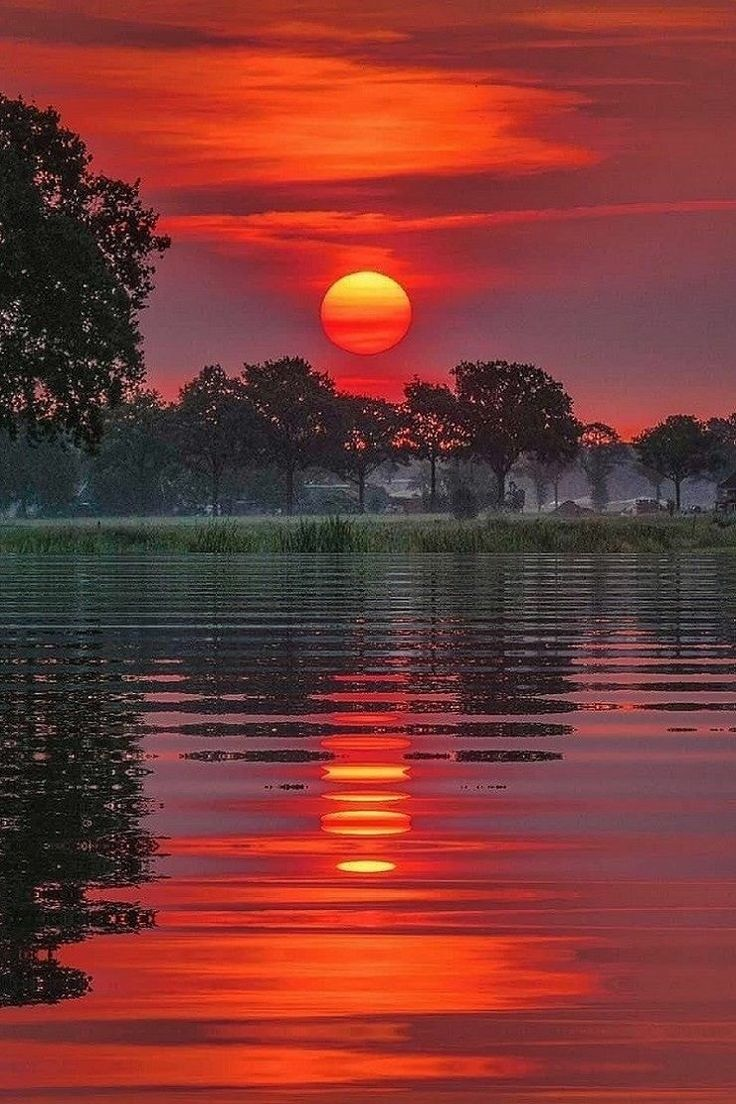
#> input picture goruntu işleme/indir.jpeg, 736 x 1104 px
$ python 4-Sobel.py
#> lines starting #> are read from the running program, lines starting #| are printed output that depends on the picture
import os
import numpy as np
from PIL import Image
import matplotlib.pyplot as plt

def apply_sobel_filter(image):
    sobel_x = np.array([[-1, 0, 1], [-2, 0, 2], [-1, 0, 1]])
    sobel_y = np.array([[-1, -2, -1], [0, 0, 0], [1, 2, 1]])
    padded_image = np.pad(image, 1, mode='constant')

    sobel_x_img = np.zeros_like(image)
    sobel_y_img = np.zeros_like(image)

    for i in range(image.shape[0]):
        for j in range(image.shape[1]):
            region = padded_image[i:i+3, j:j+3]
            sobel_x_img[i, j] = np.sum(region * sobel_x)
            sobel_y_img[i, j] = np.sum(region * sobel_y)

    return np.sqrt(sobel_x_img**2 + sobel_y_img**2)

image_path = "indir.jpeg"

if os.path.exists(image_path):
    image = np.array(Image.open(image_path).convert("L"))
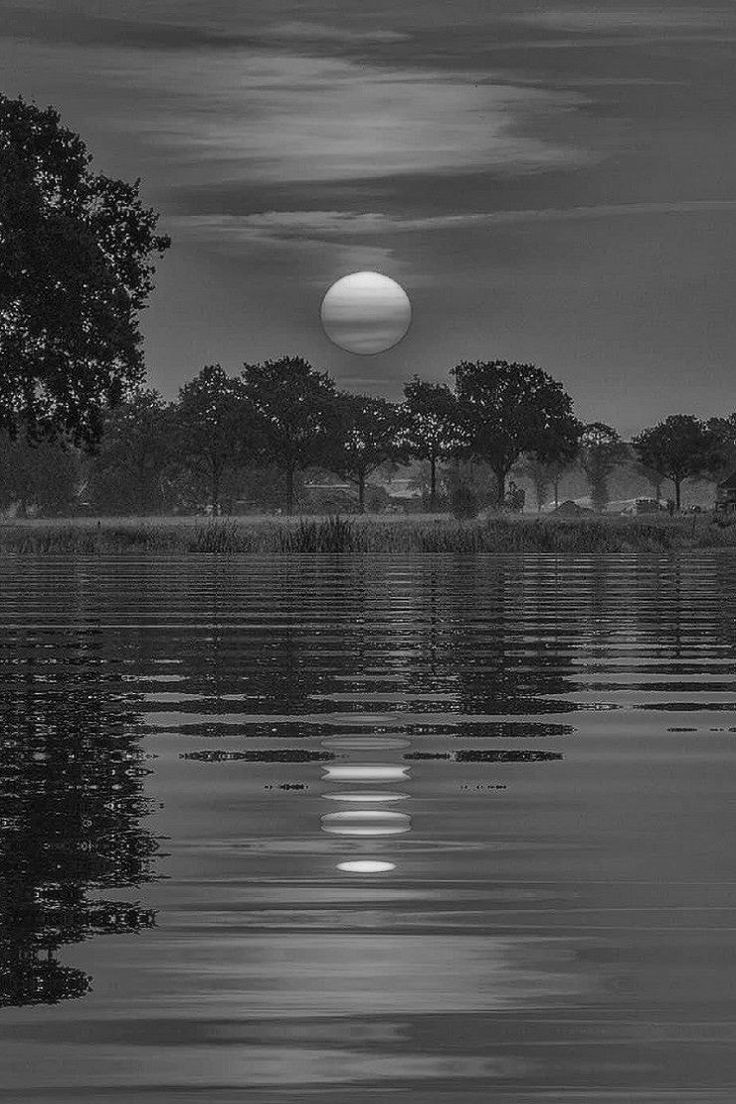
#> image: shape (1104, 736); min 0, max 255, mean 75.1
    filtered_image = apply_sobel_filter(image)
#> after the loop in apply_sobel_filter, `for i in range(image.shape[0]):`:
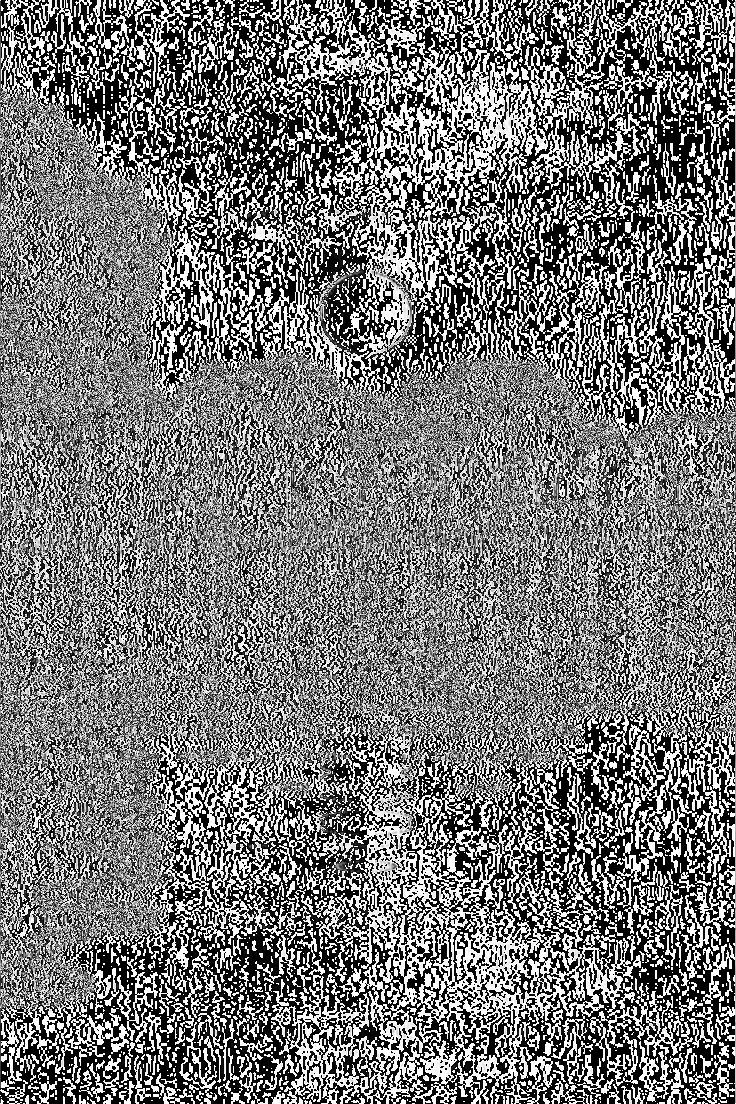
#> sobel_x_img: shape (1104, 736); min 0, max 255, mean 118.9
#> after the loop in apply_sobel_filter, `for i in range(image.shape[0]):`:
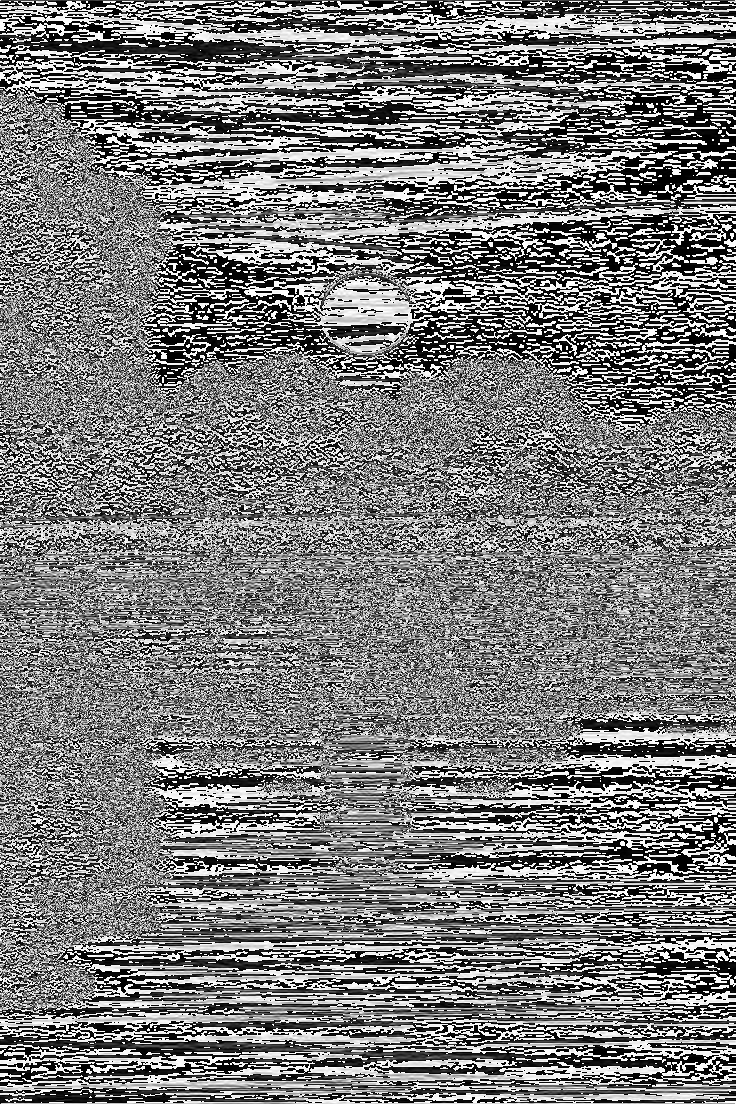
#> sobel_y_img: shape (1104, 736); min 0, max 255, mean 123
#> in apply_sobel_filter, `return np.sqrt(sobel_x_img**2 + sobel_y_img**2)`:
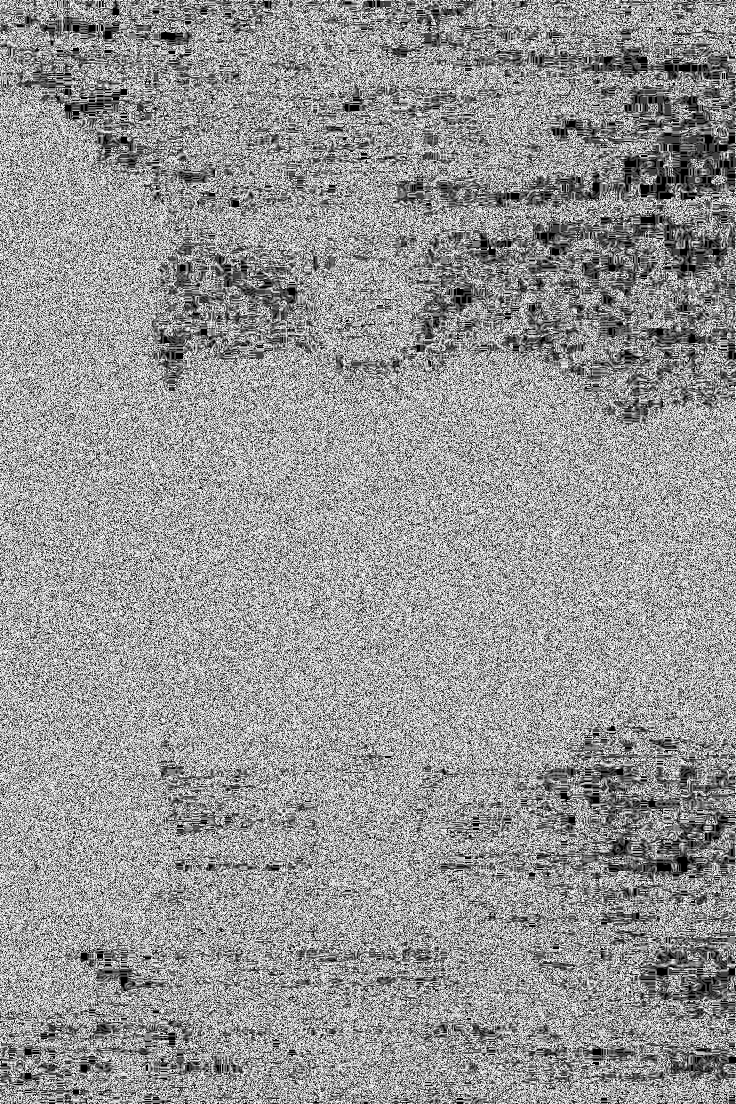
#> returned value: shape (1104, 736) float16; min 0, max 15.81, mean 9.32; drawn with min black and max white

    plt.subplot(1, 2, 1)
    plt.imshow(image, cmap="gray")
    plt.title("Orijinal Görüntü")
    plt.axis("off")

    plt.subplot(1, 2, 2)
    plt.imshow(filtered_image, cmap="gray")
    plt.title("Sobel Filtresi")
    plt.axis("off")
    plt.show()
else:
    print("Dosya bulunamadı.")
